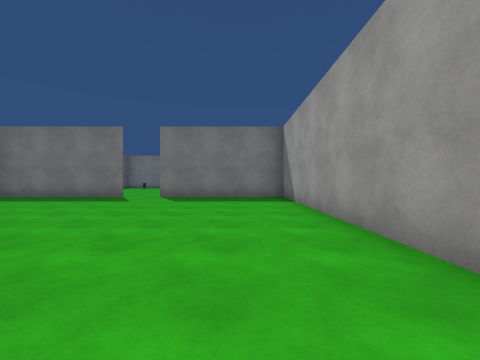
View 1 (above)

16 first-person views from a walk through a 3-D level made in the Unity game engine. The camera is 1.2 m above the floor, looks level and sees 90° across. The floor is counted in squares, 2 m on a side. Each view is taken from the middle of a square. On the plan, view 1 faces up. The plan holds only what a view shows up to about 9 squares ahead; the rest is blank. The place goes on beyond the plan. The player is left out. Surface patterns are stand-ins for the level's own textures.

View 2
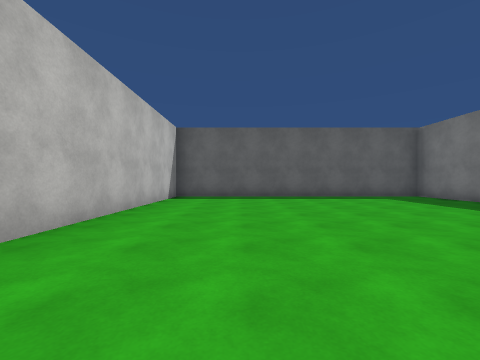

View 3
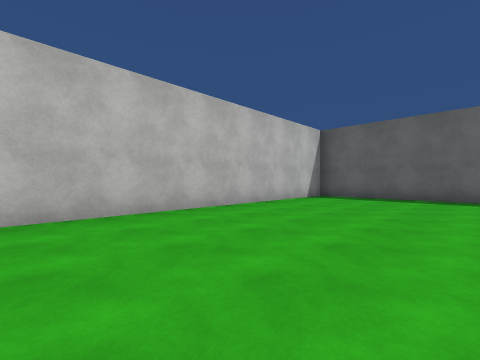

View 4
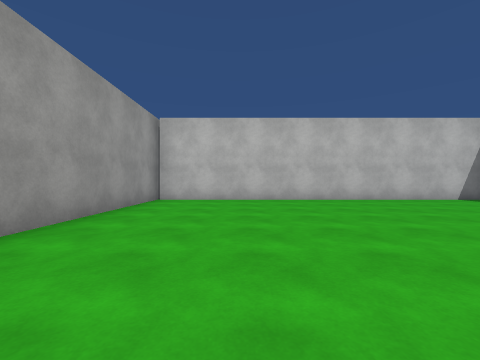

View 5
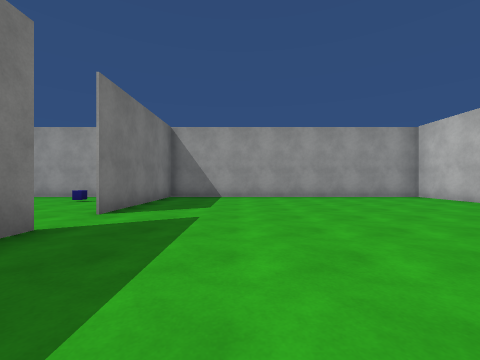

View 6
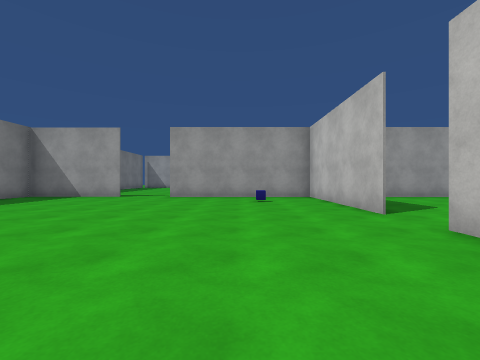

View 7
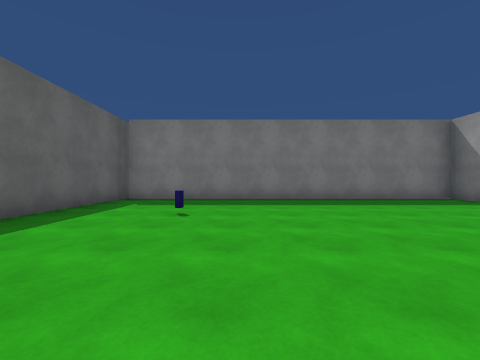

View 8
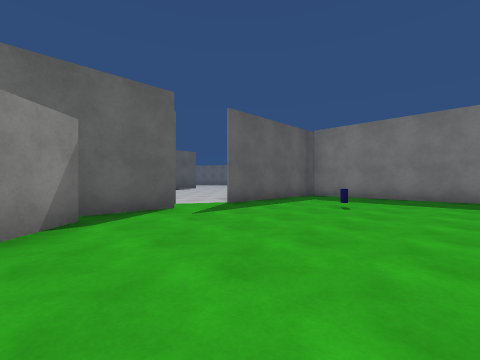

View 9
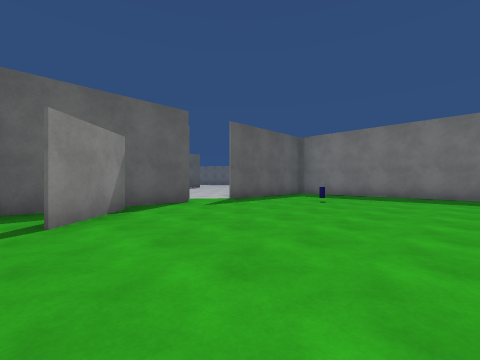

View 10
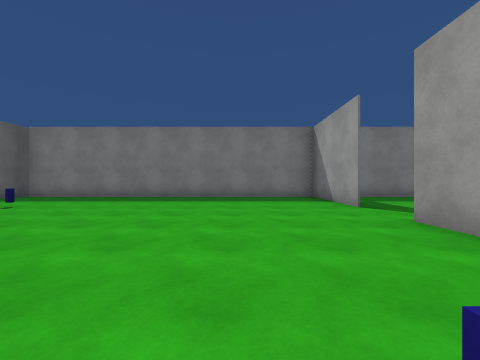

View 11
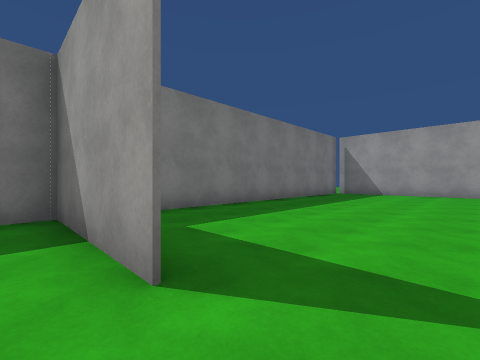

View 12
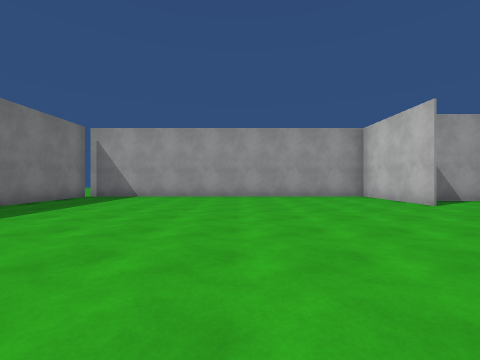

View 13
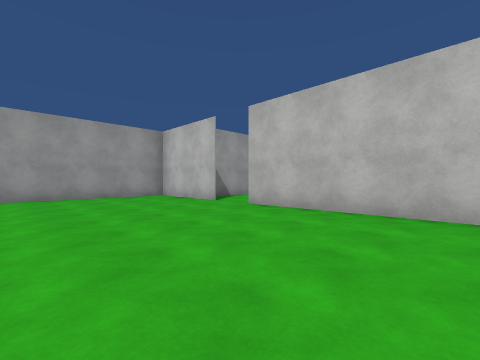

View 14
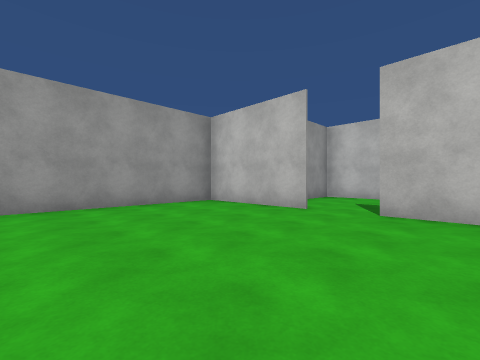

View 15
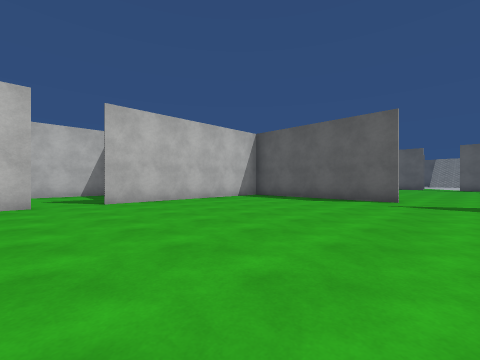

View 16
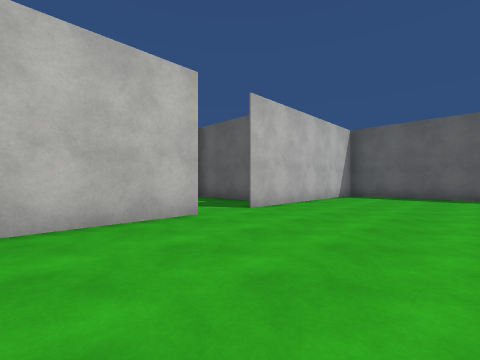

### Floor plan
Points are (right, up) in squares from view 1. A wall is a line through its corners. A room is listed if a view was taken in it or the views show most of it. See-through windows are left out.
Room 1 (views 1, 2, 3, 4, 5)
walls: (-4.1, 8.5) (-8.6, 8.5); (-8.6, 8.1) (-8.6, -0.3) (1.5, -0.3); (1.5, -0.6) (1.5, 8.1); (1.6, 8.5) (-2.9, 8.5)
ways out: opening at (-3.5, 8) to room 2
Room 2 (views 6, 7, 8, 9, 10, 11)
walls: (1.5, 15.2) (1.5, 18.5) (-8.5, 18.5); (-2.9, 8.5) (2, 8.5); (-8.6, 12.8) (-8.6, 8.1); (-8.1, 10.8) (-6.6, 9.4); (1.5, 8.1) (1.5, 13.5); (-8.6, 18.9) (-8.6, 14.2)
ways out: opening at (-3.5, 8) to room 1; opening at (2, 14.5) to room 3; opening at (-9, 13.5)
objects: blue cylinder (-6, 15); blue cube (0, 10)
Room 3 (views 12, 13, 14, 15, 16)
walls: (1.6, 13.5) (1.6, 8.5); (8.5, 8.5) (11.7, 8.5) (11.7, 18.5) (3.2, 18.5); (2, 8.5) (7.2, 8.5)
ways out: opening at (2, 14.5) to room 2; opening at (8, 8) to room 4
Room 4 (no view inside)
walls: (5.9, 7.2) (5.9, 4.8) (9.9, 4.8) (9.9, 7.4)
ways out: opening at (8, 8) to room 3

Where each view was taken, in squares from view 1:
view 1: 0 up, 0 right, facing up
view 2: 2 up, 0 right, facing left
view 3: 4 up, 0 right, facing down-left
view 4: 7 up, 1 left, facing down
view 5: 6 up, 7 left, facing right
view 6: 11 up, 7 left, facing right
view 7: 11 up, 5 left, facing up
view 8: 10 up, 4 left, facing up-left
view 9: 9 up, 3 left, facing up-left
view 10: 10 up, 1 left, facing up
view 11: 14 up, 1 right, facing up-right
view 12: 13 up, 3 right, facing right
view 13: 13 up, 3 right, facing down-right
view 14: 13 up, 6 right, facing down-right
view 15: 15 up, 9 right, facing down-left
view 16: 12 up, 11 right, facing down-left
